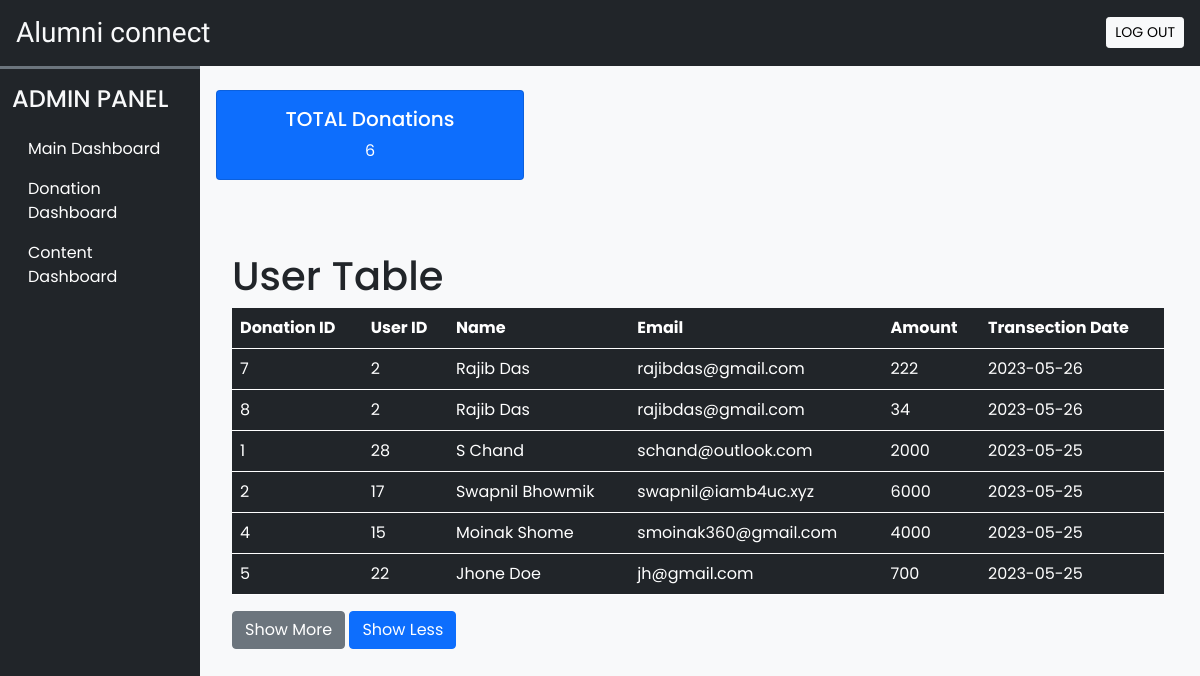
Screenshot of /admin/donation_dash.php (signed in) with the database file from the repository.
### tables this page shows
CREATE TABLE `donation` (
  `donation_id` int(11) NOT NULL,
  `id` int(11) NOT NULL,
  `fname` varchar(255) NOT NULL,
  `lname` varchar(255) NOT NULL,
  `email` varchar(255) NOT NULL,
  `amount` int(11) NOT NULL,
  `transec_date` date NOT NULL
);

### admin/subpage/db_config.php (the view, shortened to what this page needs)
<?php
function getTotaldonations() {
  $con = $GLOBALS['con'];
  $sql = "SELECT COUNT(*) AS total_rows FROM donation";
  $result = $con->query($sql);
  $row = $result->fetch_assoc();
  $totalRows = $row['total_rows'];
  echo $totalRows;
}
function donationtab() {
  $con = $GLOBALS['con'];
  $sql = "SELECT * FROM donation ORDER BY transec_date DESC LIMIT 20";
  $result = $con->query($sql);
  if ($result->num_rows > 0) {
    echo "<table class='table table-dark'>";
    echo "<tr>
      <th>Donation ID</th>
      <th>User ID</th>
      <th>Name</th>
      <th>Email</th>
      <th>Amount</th>
      <th>Transection Date</th>
      </tr>";
  while ($row = $result->fetch_assoc()) {
    $ws= " ";
    $donation_id = $row["donation_id"];
    $id = $row["id"];
    $fname = $row["fname"];
    $lname = $row["lname"];
    $email = $row["email"];
    $amount = $row["amount"];
    $transecDate = $row["transec_date"];
    echo "<tr>";
    echo "<td>$donation_id</td>";
    echo "<td>$id</td>";
    echo "<td>$fname$ws$lname</td>";
    echo "<td>$email</td>";
    echo "<td>$amount</td>";
    echo "<td>$transecDate</td>";
  }
  echo "</table>";
  } else {
    echo "No rows found.";
  }
}

### admin/css/common.css (style rules this page uses)
:root { --teal: #2ec1ac; --teal_hover: #279e8c; }
* { font-family: 'Poppins', sans-serif; }

### rows the page displays
donation: donation_id "7", id "2", fname "Rajib", lname "Das", email "rajibdas@gmail.com", amount "222", transec_date "2023-05-26"
donation: donation_id "8", id "2", fname "Rajib", lname "Das", email "rajibdas@gmail.com", amount "34", transec_date "2023-05-26"
donation: donation_id "1", id "28", fname "S", lname "Chand", email "schand@outlook.com", amount "2000", transec_date "2023-05-25"
donation: donation_id "2", id "17", fname "Swapnil", lname "Bhowmik", email "swapnil@iamb4uc.xyz", amount "6000", transec_date "2023-05-25"
donation: donation_id "4", id "15", fname "Moinak", lname "Shome", email "smoinak360@gmail.com", amount "4000", transec_date "2023-05-25"
donation: donation_id "5", id "22", fname "Jhone", lname "Doe", email "jh@gmail.com", amount "700", transec_date "2023-05-25"

### other values shown
$totalRows "6"
